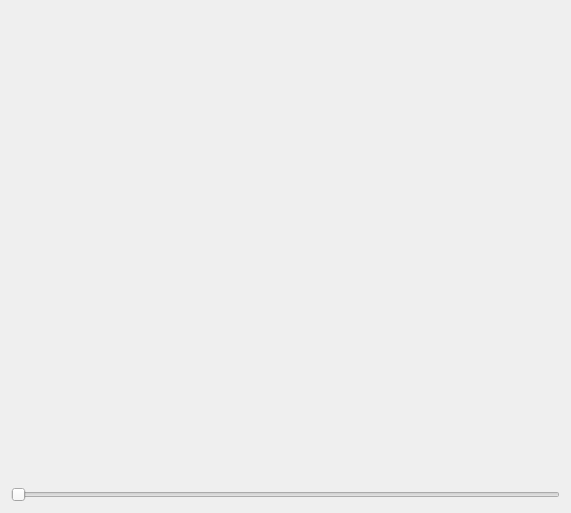
<?xml version="1.0" encoding="UTF-8"?>
<ui version="4.0">
 <class>VtkTestsImage2DWindow</class>
 <widget class="QWidget" name="VtkTestsImage2DWindow">
  <property name="geometry">
   <rect>
    <x>0</x>
    <y>0</y>
    <width>571</width>
    <height>513</height>
   </rect>
  </property>
  <property name="windowTitle">
   <string>Form</string>
  </property>
  <layout class="QVBoxLayout" name="verticalLayout">
   <item>
    <widget class="VtkTestWindow" name="vtkWidget" native="true"/>
   </item>
   <item>
    <widget class="QSlider" name="slider">
     <property name="orientation">
      <enum>Qt::Horizontal</enum>
     </property>
    </widget>
   </item>
  </layout>
 </widget>
 <customwidgets>
  <customwidget>
   <class>VtkTestWindow</class>
   <extends>QWidget</extends>
   <header>VtkTestWindow.h</header>
   <container>1</container>
  </customwidget>
 </customwidgets>
 <resources/>
 <connections/>
</ui>
